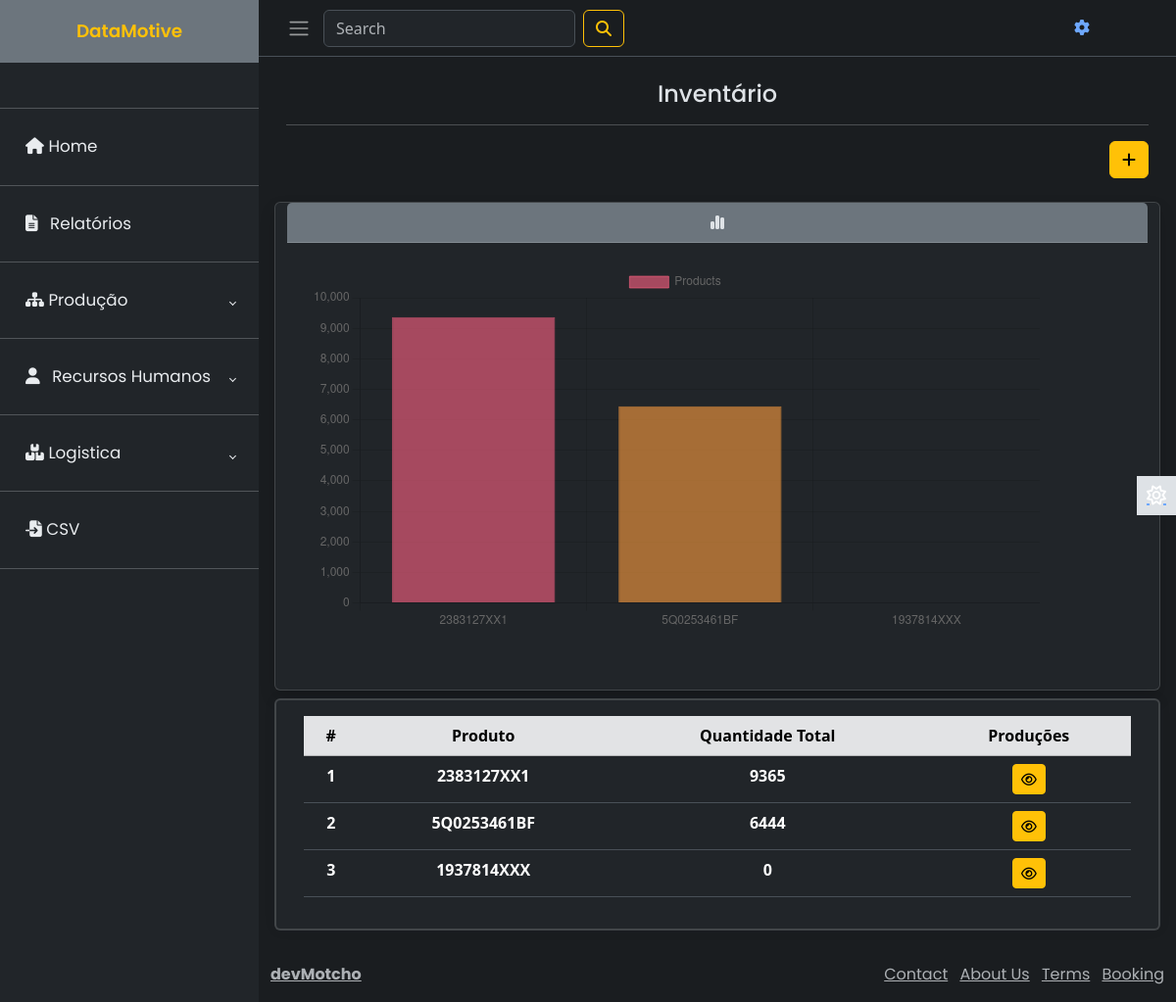
/product/inventary/ (signed in), run on an earlier commit of the app's database.
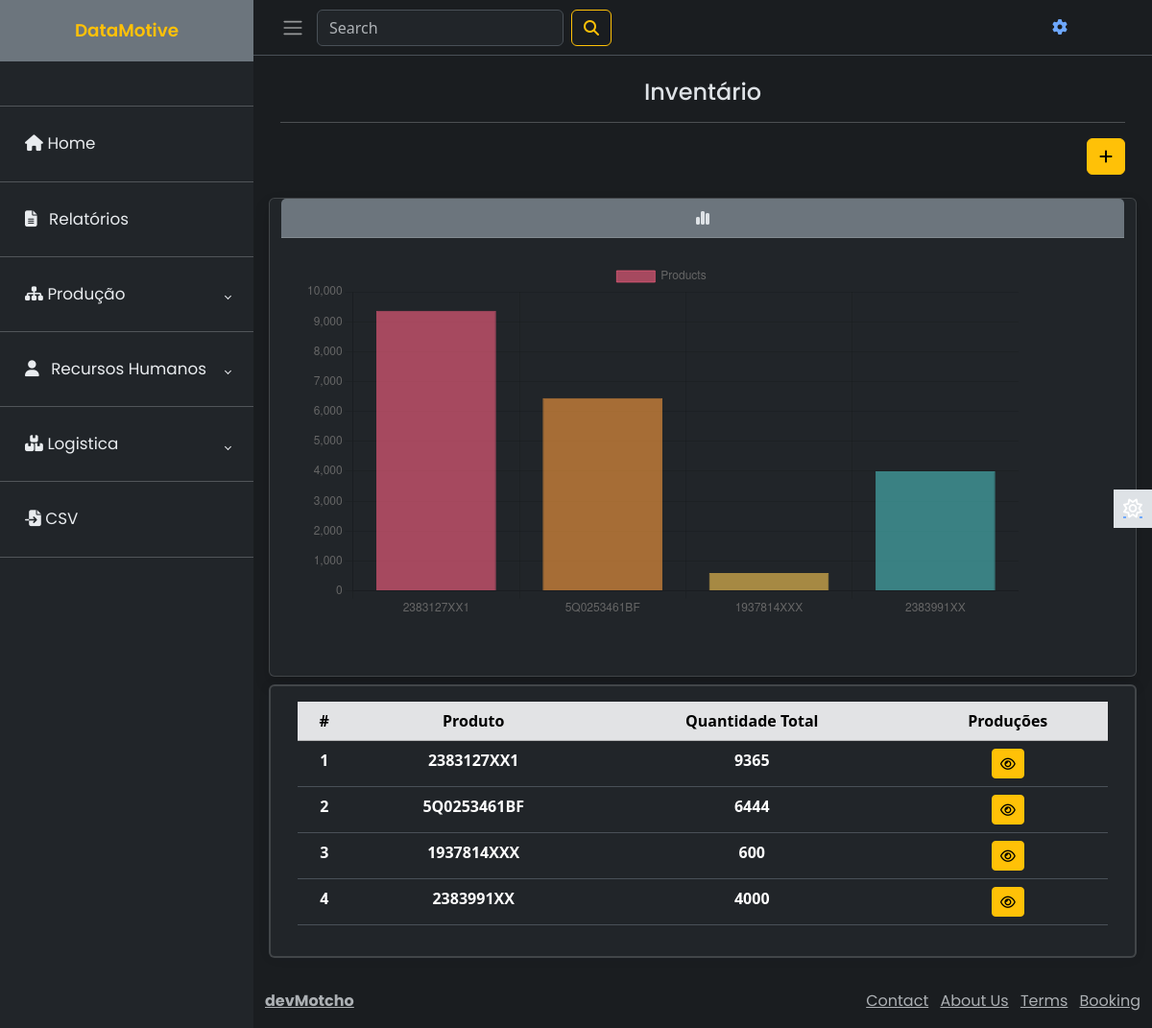
And on a later commit of the database.
### product/models.py (models this page shows, shortened)
class Inventary(models.Model):
    product = models.ForeignKey(Product, on_delete=models.CASCADE)
    total_quantity = models.IntegerField(blank=True, null=True, verbose_name = 'Quantidade Total')
    productions = models.ManyToManyField(Production)
    updated = models.DateTimeField(auto_now=True)

class Product(models.Model):
    CATEGORY = {
    "SHIELD" : "SHIELD",
    "BRACKET" : "BRACKET",
    "ASSEMBLY" : "HANGER ASSEMBLY",
    }
    name=models.CharField(max_length=120, verbose_name='Produto')
    image=models.ImageField(upload_to='product', default='random.jpg')
    description = models.TextField(verbose_name="Descrição", default=" Sem Descrição ")
    price = models.FloatField(help_text='euros cada', verbose_name="Preço")
    category = models.CharField(max_length=20, choices=CATEGORY, blank=True, verbose_name="Categoria")
    created=models.DateTimeField(auto_now_add=True)
    updated=models.DateTimeField(auto_now=True)

### product/views.py (the view)
# urls.py: path('inventary/', inventaryView, name="inv"),
def inventaryView(request):
    q = request.GET.get('q') if request.GET.get('q') is not None else ''
    inv = Inventary.objects.filter(
        Q(product__name__icontains=q)
    )
    context = {
        'objects' : inv,
    }
    return render(request, 'product/inventary.html', context)

### product/templates/product/inventary.html
{% extends 'main.html' %}
{% block content %}
<main class="content px-3 py-2">
    <div class="container-fluid">
        <div class="mb-3 text-center">
            <h4> Inventário</h4>
            <hr>
        </div>
        <div class="action mb-4 text-end">
            <a type="button" class="btn btn-warning" href="{% url 'product:prod' %}"><i
                    class="fa-solid fa-plus"></i></a>
        </div>
        <div class="row">
            {% include 'product/card_chart_bar_inv.html' %}
        </div>
        <div class="row">
            {% include 'product/card_table_inv.html' %}
        </div>
    </div>
</main>
{% endblock content %}

### product/templates/product/card_table_inv.html
<div class="card border-2">
    <div class="card-body text-center">
        <table class="table">
            <thead>
                <tr class="table-secondary">
                    <th scope="col">#</th>
                    <th scope="col">Produto</th>
                    <th scope="col">Quantidade Total</th>
                    <th scope="col">Produções</th>
                </tr>
            </thead>
            <tbody>
                {% for obj in objects %}
                <tr>
                    <th scope="row">{{obj.id}}</th>
                    <th>{{obj.product.name}}</th>
                    <th>{{obj.total_quantity}}</th>
                    <th><a class='btn btn-warning btn-sm' href="{% url 'product:view' obj.product.id %}"><i
                                class="fa-regular fa-eye"></i></a></th>
                </tr>
                {% endfor %}
            </tbody>
        </table>
    </div>
</div>

What changed in the data, as far as the page shows it:
changed Inventary "1937814XXX": total_quantity "0" → "600"
added Inventary: id "4", product.name "2383991XX", total_quantity "4000"
Also different on the page:
chart data {{ obj.product.name }}: 2383127XX1, 5Q0253461BF, 1937814XXX → 2383127XX1, 5Q0253461BF, 1937814XXX, 2383991XX
chart data {{ obj.total_quantity }}: 9365, 6444, 0 → 9365, 6444, 600, 4000
